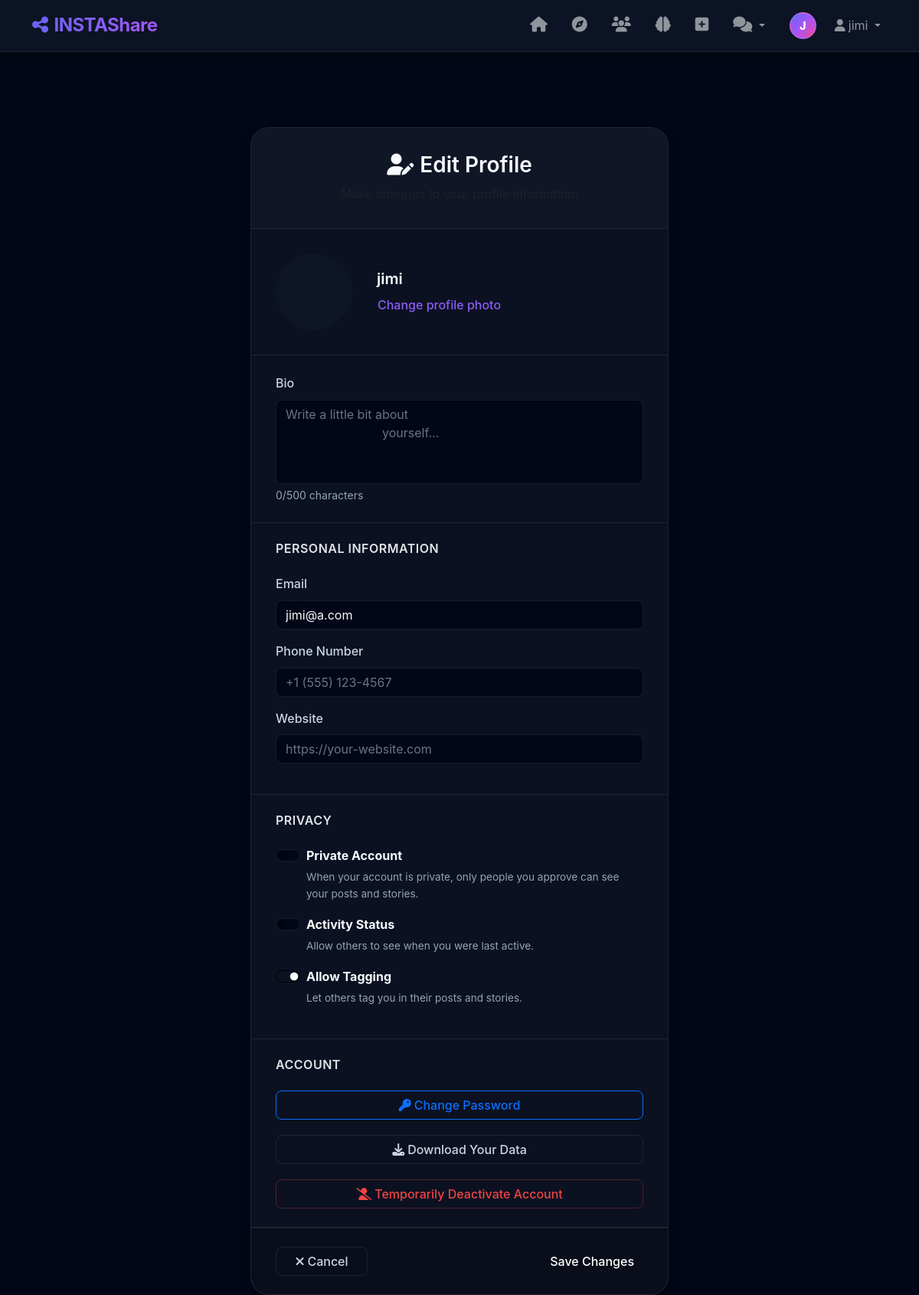
/edit_profile (signed in), run on the app's committed database.
### app.py (models this page shows, shortened)
class User(UserMixin, db.Model):
    id = db.Column(db.Integer, primary_key=True)
    username = db.Column(db.String(20), nullable=False, unique=True)
    email = db.Column(db.String(120), unique=True, nullable=True)
    password = db.Column(db.String(80), nullable=False)
    bio = db.Column(db.Text, nullable=True)
    profile_pic = db.Column(db.String(200), default='default.jpg')
    is_private = db.Column(db.Boolean, default=False)
    is_admin = db.Column(db.Boolean, default=False)
    created_at = db.Column(db.DateTime, default=datetime.utcnow)
    last_seen = db.Column(db.DateTime, default=datetime.utcnow)
    posts = db.relationship('Post', backref='author', lazy='dynamic', cascade='all, delete-orphan')
    stories = db.relationship('Story', backref='author', lazy='dynamic', cascade='all, delete-orphan')
    comments = db.relationship('Comment', backref='author', lazy='dynamic', cascade='all, delete-orphan')
    messages = db.relationship('Message', backref='author', lazy='dynamic', cascade='all, delete-orphan', primaryjoin='User.id == Message.user_id')
    followed = db.relationship(
        'User', secondary=followers,
        primaryjoin=(followers.c.follower_id == id),
        secondaryjoin=(followers.c.followed_id == id),
        backref=db.backref('followers_users', lazy='dynamic'), lazy='dynamic')
    liked_posts = db.relationship(
        'Post', secondary=post_likes,
        backref=db.backref('liked_by', lazy='dynamic'), lazy='dynamic')

### app.py (the view, shortened to what this page needs)
@app.route('/edit_profile', methods=['GET', 'POST'])
@login_required
def edit_profile():
    form = ProfileForm()
    form.bio.data = current_user.bio
    return render_template('edit_profile.html', form=form)

### app.py
class ProfileForm(FlaskForm):
    bio = TextAreaField('Bio', validators=[Length(max=500)])
    profile_pic = FileField('Profile Picture')
    submit = SubmitField('Update Profile')

### app.py (called while the page is built)
@login_manager.user_loader
def load_user(user_id):
    return User.query.get(int(user_id))

### templates/edit_profile.html (shortened to what this page needs)
{% extends "base.html" %}
{% block content %}
<div class="edit-profile-container">
    <div class="container">
        <div class="row justify-content-center">
            <div class="col-lg-8 col-xl-6">
                <div class="edit-profile-card">
                    <div class="profile-header">
                        <h3><i class="fas fa-user-edit me-2"></i>Edit Profile</h3>
                        <p class="text-muted">Make changes to your profile information</p>
                    </div>
                    <form method="POST" enctype="multipart/form-data" id="profileForm">
                        <div class="profile-picture-section">
                            <div class="current-avatar">
                                <img src="{{ url_for('uploaded_file', filename='profiles/' + current_user.profile_pic) }}"
                                    alt="{{ current_user.username }}" class="profile-preview" id="profilePreview"
                                    onerror="this.src='/static/img/default-avatar.png'">
                            </div>
                            <div class="avatar-info">
                                <h5>{{ current_user.username }}</h5>
                                <button type="button" class="btn btn-link change-photo-btn"
                                    onclick="document.getElementById('profilePicInput').click()">
                                    Change profile photo
                                </button>
                            </div>
                        </div>
                        <div class="form-section">
                            <label for="bio" class="form-label">Bio</label>
                            {{ form.bio(class="form-control bio-textarea", placeholder="Write a little bit about
                            yourself...", rows="4") }}
                            <div class="form-text">
                                <span id="bioCount">{{ current_user.bio|length if current_user.bio else 0 }}</span>/500
                                characters
                            </div>
                        </div>
                        <div class="form-section">
                            <h6 class="section-title">Personal Information</h6>
                            <div class="form-group mb-3">
                                <label for="email" class="form-label">Email</label>
                                <input type="email" class="form-control" id="email"
                                    value="{{ current_user.email or '' }}" placeholder="your.email@example.com">
                            </div>
                            <div class="form-group mb-3">
                                <label for="phone" class="form-label">Phone Number</label>
                                <input type="tel" class="form-control" id="phone" placeholder="+1 (555) 123-4567">
                            </div>
                            <div class="form-group mb-3">
                                <label for="website" class="form-label">Website</label>
                                <input type="url" class="form-control" id="website"
                                    placeholder="https://your-website.com">
                            </div>
                        </div>
                        <div class="form-section">
                            <h6 class="section-title">Privacy</h6>
                            <div class="form-check form-switch mb-3">
                                <input class="form-check-input" type="checkbox" id="privateAccount" {{ 'checked' if
                                    current_user.is_private else '' }}>
                                <label class="form-check-label" for="privateAccount">
                                    <strong>Private Account</strong>
                                    <div class="form-text">When your account is private, only people you approve can see
                                        your posts and stories.</div>
                                </label>
                            </div>
                            <div class="form-check form-switch mb-3">
                                <input class="form-check-input" type="checkbox" id="showActivity">
                                <label class="form-check-label" for="showActivity">
                                    <strong>Activity Status</strong>
                                    <div class="form-text">Allow others to see when you were last active.</div>
                                </label>
                            </div>
                            <div class="form-check form-switch mb-3">
                                <input class="form-check-input" type="checkbox" id="allowTagging" checked>
                                <label class="form-check-label" for="allowTagging">
                                    <strong>Allow Tagging</strong>
                                    <div class="form-text">Let others tag you in their posts and stories.</div>
                                </label>
                            </div>
                        </div>
                        <div class="form-section">
                            <h6 class="section-title">Account</h6>
                            <div class="account-actions">
                                <button type="button" class="btn btn-outline-primary w-100 mb-2"
                                    onclick="changePassword()">
                                    <i class="fas fa-key me-1"></i>Change Password
                                </button>
                                <button type="button" class="btn btn-outline-secondary w-100 mb-2"
                                    onclick="downloadData()">
                                    <i class="fas fa-download me-1"></i>Download Your Data
                                </button>
                                <button type="button" class="btn btn-outline-danger w-100"
                                    onclick="deactivateAccount()">
                                    <i class="fas fa-user-slash me-1"></i>Temporarily Deactivate Account
                                </button>
                            </div>
                        </div>
                        <div class="form-actions">
                            <a href="{{ url_for('profile', username=current_user.username) }}"
                                class="btn btn-outline-secondary">
                                <i class="fas fa-times me-1"></i>Cancel
                            </a>
                            {{ form.submit(class="btn btn-primary", value="Save Changes") }}
                        </div>
                    </form>
                </div>
            </div>
        </div>
    </div>
</div>
{% endblock %}

### templates/base.html (shortened to what this page needs)
<!DOCTYPE html>
<html lang="en">
<head>
    <link href="https://cdn.jsdelivr.net/npm/bootstrap@5.3.0/dist/css/bootstrap.min.css" rel="stylesheet">
    <link rel="stylesheet" href="https://cdnjs.cloudflare.com/ajax/libs/font-awesome/6.4.0/css/all.min.css">
    <link rel="stylesheet" href="{{ url_for('static', filename='css/style.css') }}">
    <link href="https://unpkg.com/aos@2.3.1/dist/aos.css" rel="stylesheet">
</head>
<body>
    {% block navbar %}
    <nav class="navbar navbar-expand-lg navbar-dark navbar-glass fixed-top">
        <div class="container">
            <a class="navbar-brand fw-bold text-gradient" href="{{ url_for('home') }}">
                <i class="fas fa-share-nodes me-2"></i>INSTAShare
            </a>
            <div class="collapse navbar-collapse" id="navbarNav">
                <ul class="navbar-nav ms-auto align-items-center">
                    {% if current_user.is_authenticated %}
                    <li class="nav-item">
                        <a class="nav-link px-3" href="{{ url_for('feed') }}" title="Home">
                            <i class="fas fa-home fs-5"></i>
                        </a>
                    </li>
                    <li class="nav-item">
                        <a class="nav-link px-3" href="{{ url_for('explore') }}" title="Explore">
                            <i class="fas fa-compass fs-5"></i>
                        </a>
                    </li>
                    <li class="nav-item">
                        <a class="nav-link px-3" href="{{ url_for('people') }}" title="People">
                            <i class="fas fa-users fs-5"></i>
                        </a>
                    </li>
                    <li class="nav-item">
                        <a class="nav-link px-3" href="{{ url_for('xai_dashboard') }}" title="XAI Dashboard">
                            <i class="fas fa-brain fs-5"></i>
                        </a>
                    </li>
                    <li class="nav-item">
                        <a class="nav-link px-3" href="{{ url_for('upload_post') }}" title="Create Post">
                            <i class="fas fa-plus-square fs-5"></i>
                        </a>
                    </li>
                    <li class="nav-item dropdown">
                        <a class="nav-link px-3 dropdown-toggle" href="#" role="button" data-bs-toggle="dropdown">
                            <i class="fas fa-comments fs-5"></i>
                        </a>
                    </li>
                    <li class="nav-item">
                        <a class="nav-link px-3" href="{{ url_for('profile', username=current_user.username) }}">
                            <div class="user-avatar-nav">
                                {{ current_user.username[0].upper() }}
                            </div>
                        </a>
                    </li>
                    <li class="nav-item dropdown">
                        <a class="nav-link dropdown-toggle" href="#" role="button" data-bs-toggle="dropdown">
                            <i class="fas fa-user me-1"></i>{{ current_user.username }}
                        </a>
                    </li>
                    {% endif %}
                </ul>
            </div>
        </div>
    </nav>
    {% endblock %}
    <main class="main-content">
        {% block content %}{% endblock %}
    </main>
</body>
</html>

### static/css/style.css (style rules this page uses)
:root { --primary-color: #8b5cf6; --primary-dark: #7c3aed; --accent-color: #ec4899; --accent-secondary: #3b82f6; --gradient-primary: linear-gradient(135deg, #6366f1 0%, #a855f7 50%, #ec4899 100%); --gradient-glow: radial-gradient(circle at 50% 50%, rgba(99, 102, 241, 0.08) 0%, transparent 80%); --gradient-surface: linear-gradient(180deg, rgba(255, 255, 255, 0.03) 0%, rgba(255, 255, 255, 0) 100%); --bg-body: #030712; --bg-deep: #020617; --bg-surface: #0f172a; --bg-card: rgba(17, 24, 39, 0.7); --bg-input: rgba(255, 255, 255, 0.03); --text-main: #ffffff; --text-primary: #f8fafc; --text-secondary: #cbd5e1; --text-muted: #94a3b8; --text-highlight: #a855f7; --glass-bg: rgba(15, 23, 42, 0.8); --glass-border: rgba(255, 255, 255, 0.08); --border-light: rgba(255, 255, 255, 0.05); --success-color: #10b981; --warning-color: #f59e0b; --danger-color: #ef4444; --border-radius: 24px; --border-radius-sm: 14px; --shadow-light: 0 4px 6px -1px rgba(0, 0, 0, 0.2); --shadow-medium: 0 10px 15px -3px rgba(0, 0, 0, 0.4); --shadow-heavy: 0 25px 50px -12px rgba(0, 0, 0, 0.6); --shadow-glow: 0 0 20px rgba(139, 92, 246, 0.2); --transition: all 0.3s cubic-bezier(0.4, 0, 0.2, 1); }
* { margin: 0; padding: 0; box-sizing: border-box; }
body { font-family: 'Outfit', 'Inter', system-ui, -apple-system, sans-serif; line-height: 1.6; color: var(--text-main); background: var(--bg-body); background-image: var(--gradient-glow); background-attachment: fixed; overflow-x: hidden; }
.main-content { padding-top: 76px; min-height: 100vh; }
.user-avatar-nav { width: 35px; height: 35px; background: var(--gradient-primary); color: white; border-radius: 50%; display: flex; justify-content: center; align-items: center; font-weight: 800; font-size: 0.9rem; border: 2px solid var(--glass-border); transition: var(--transition); }
.text-gradient { background: var(--gradient-primary); -webkit-background-clip: text; -webkit-text-fill-color: transparent; background-clip: text; background-size: 200% 200%; animation: gradientShift 6s ease infinite; }
.navbar-glass { background: rgba(15, 23, 42, 0.8) !important; backdrop-filter: blur(15px); border-bottom: 1px solid var(--glass-border); transition: var(--transition); }
.navbar-brand { font-size: 1.5rem; letter-spacing: -0.5px; }

### data on the page
User: username "J", username "jimi", email "jimi@a.com"

### other printed values
{{ current_user.bio|length if current_user.bio else 0 }} "0"
